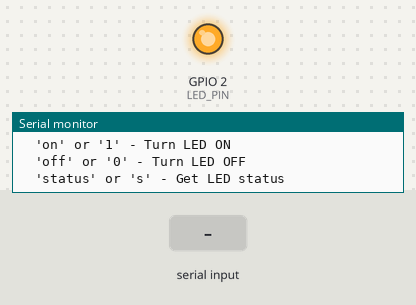
Simulated run of this program. Board: ESP8266 (NodeMCU). Parts: output pins drawn as LEDs (lit = HIGH), the last lines printed to the serial monitor. The inputs (shaded band) are chosen by the test bench.

Above: at 1.2 s.
1.3 s: "on\n" received over Serial
At 1.9 s:
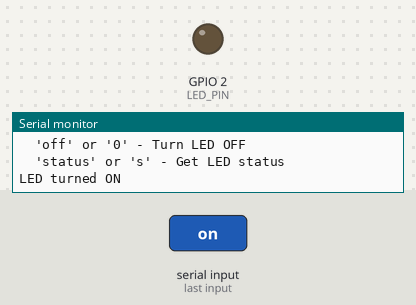
2.8 s: "off\n" received over Serial
At 3.1 s:
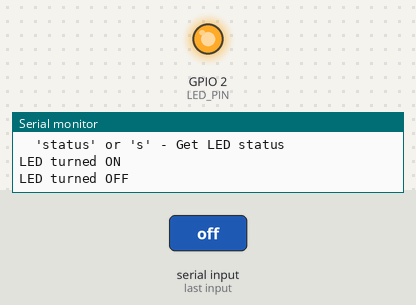
4.3 s: "1\n" received over Serial
At 5.4 s:
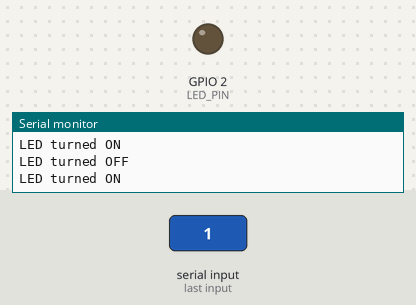
5.8 s: "0\n" received over Serial
At 6.6 s:
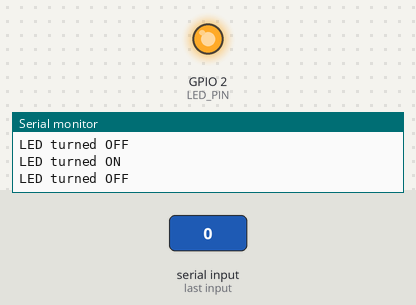
Timing chart, 0 to 8.3 s (numbered marks = the images above; inputs shaded):
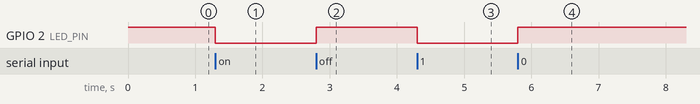

Measured:
- after the input at 1.3 s, GPIO 2 (LED_PIN): HIGH → LOW at once
- after the input at 2.8 s, GPIO 2 (LED_PIN): LOW → HIGH at once
- after the input at 4.3 s, GPIO 2 (LED_PIN): HIGH → LOW at once
- after the input at 5.8 s, GPIO 2 (LED_PIN): LOW → HIGH at once

The program:

main.cpp
```cpp
#include <Arduino.h>

#define LED_PIN 2

void setup() {
  // Initialize serial communication at 115200 baud rate
  Serial.begin(115200);

  // Initialize LED pin as output
  pinMode(LED_PIN, OUTPUT);

  // Turn off LED initially (HIGH = OFF for active low LED)
  digitalWrite(LED_PIN, HIGH);

  // Wait for serial port to connect
  while (!Serial) {
    ; // wait for serial port to connect. Needed for native USB
  }

  Serial.println("ESP8266 LED Control Ready!");
  Serial.println("Commands:");
  Serial.println("  'on' or '1' - Turn LED ON");
  Serial.println("  'off' or '0' - Turn LED OFF");
  Serial.println("  'status' or 's' - Get LED status");
}

void loop() {
  // Check if data is available on serial port
  if (Serial.available() > 0) {
    // Read the incoming string
    String command = Serial.readStringUntil('\n');
    command.trim();        // Remove any whitespace
    command.toLowerCase(); // Convert to lowercase for easier comparison

    // Process the command
    if (command == "on" || command == "1") {
      digitalWrite(LED_PIN, LOW); // LOW = ON for active low LED
      Serial.println("LED turned ON");
    } else if (command == "off" || command == "0") {
      digitalWrite(LED_PIN, HIGH); // HIGH = OFF for active low LED
      Serial.println("LED turned OFF");
    } else if (command == "status" || command == "s") {
      int ledState = digitalRead(LED_PIN);
      Serial.print("LED is currently: ");
      Serial.println(ledState ? "OFF" : "ON"); // Inverted for active low LED
    } else if (command.length() > 0) {
      Serial.println("Unknown command: " + command);
      Serial.println("Valid commands: on, off, status");
    }
  }
}
```
